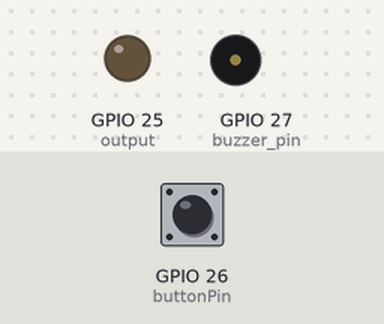
This sketch was run on a simulated ESP32. Parts: output pins drawn as LEDs (lit = HIGH), buzzer (waves = sounding). The inputs (shaded band) are chosen by the test bench; at power-on: GPIO 26 (buttonPin) LOW.

Above: at 0.1 s.
Timing chart, 0 to 8.7 s (numbered marks = the images above):
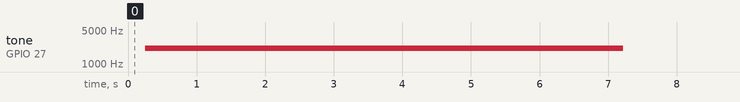

The sketch:

BUTTON_LED_WIFI.ino
```cpp
const int output = 25;
const int buttonPin = 26;
int buzzer_pin      = 27;
int channel         = 0;
int frequence       = 2000;
int resolution      = 10;
unsigned long timer = millis();

TaskHandle_t dobitaobyte;
eTaskState statusOf;

void sirene(void *pvParameters){
    float sinVal;
    int   toneVal;
    for (byte t = 0; t<10;t++){
        for (byte x=0;x<180;x++){
            //converte graus em radianos
            sinVal = (sin(x*(3.1412/180)));
            //agora gera uma frequencia
            toneVal = 2000+(int(sinVal*100));
            //toca o valor no buzzer
            ledcWriteTone(channel,toneVal);
            //Serial.print("*");
            //atraso de 2ms e gera novo tom
            delay(4);
        }
    }
    ledcWriteTone(channel, 0);
    vTaskDelete(NULL);
}
void chamar_sirene()
{
   if (millis()-timer >10000){
    statusOf = eTaskGetState(dobitaobyte);
    if (statusOf == eReady){
      timer = millis();
      xTaskCreatePinnedToCore(sirene,"sirene", 10000, NULL, 1, &dobitaobyte,0);
    }

  }

}


// Variables will change:
int ledState = LOW;          // the current state of the output pin
int buttonState = HIGH;
void setup(){
  // Serial port for debugging purposes
  Serial.begin(115200);

  pinMode(output, OUTPUT);
  digitalWrite(output, LOW);
  pinMode(buttonPin, INPUT);
  ledcSetup(channel, frequence, resolution);
  ledcAttachPin(buzzer_pin, channel);
  timer = millis();
   xTaskCreatePinnedToCore(sirene,"sirene", 10000, NULL, 1, &dobitaobyte,0);
}

void loop() {

  int reading = digitalRead(buttonPin);

   if(reading == buttonState )
   {
     if(ledState == LOW)
      {ledState = !ledState;
       chamar_sirene();
       delay(8000);
      }


   else{
      ledState = !ledState;
      }
   }
   digitalWrite(output, ledState);
 delay(200);
}
```

Measured:
- by itself, tone on GPIO 27 (buzzer_pin): plays 2089 Hz for 0.02 s, 2092 Hz for 0.01 s, 2093 Hz for 0.01 s, 2095 Hz for 0.01 s, 2096 Hz for 0.01 s, 2097 Hz for 0.01 s … (141 notes in this stretch)
